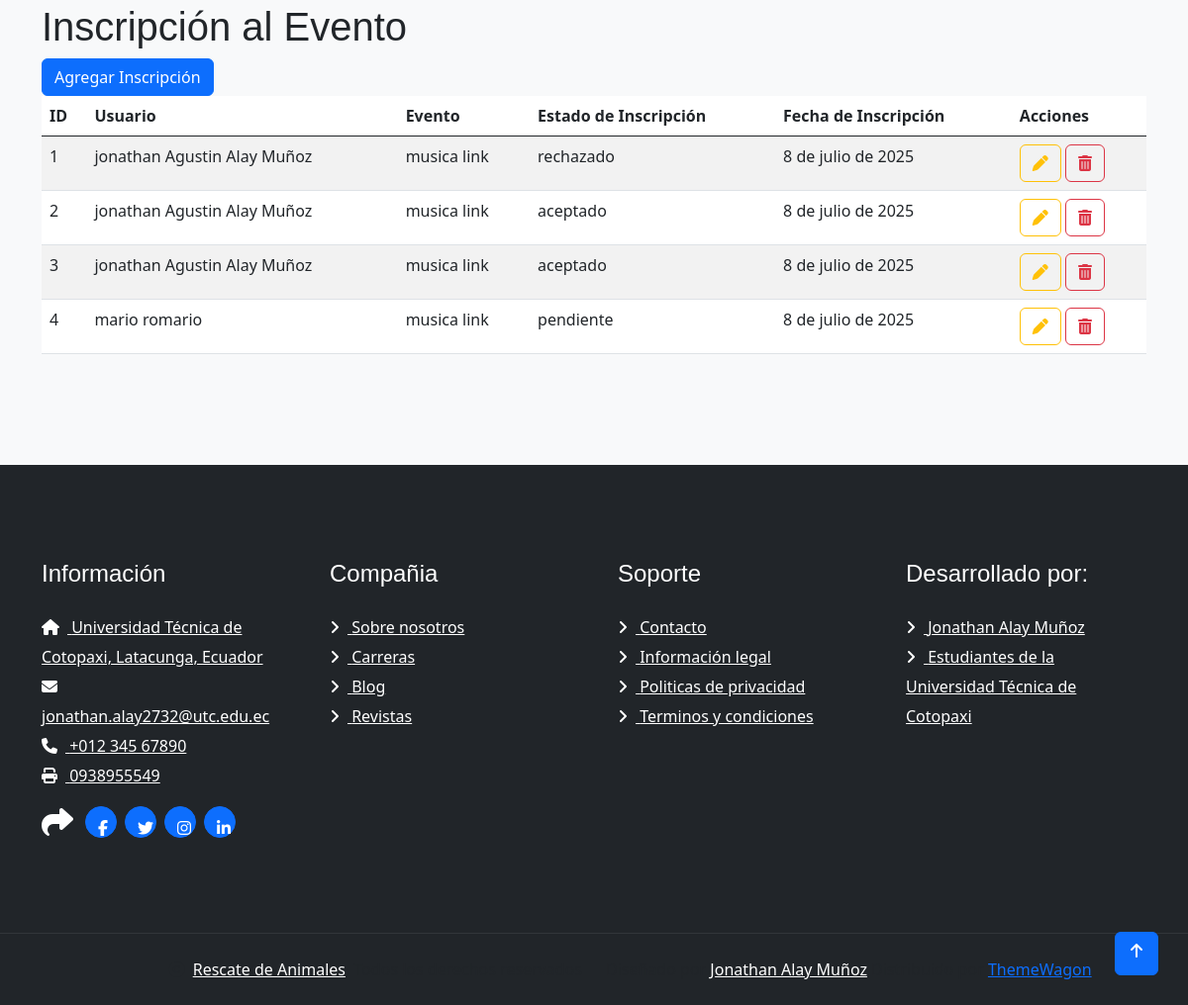
/inscripcion (lower part), run on an earlier commit of the app's database.
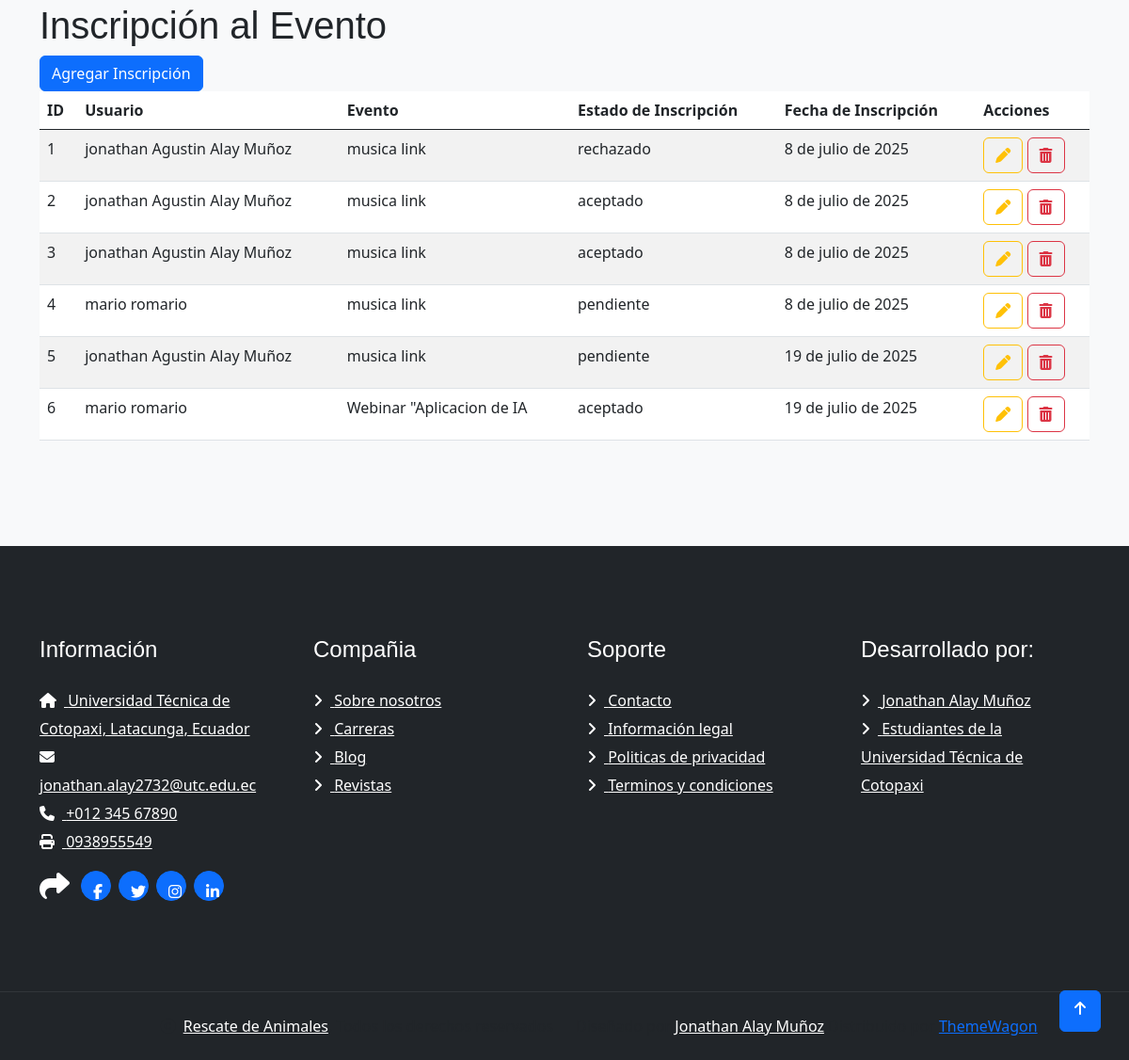
And on a later commit of the database.
### Aplicaciones/Eventos/models.py (models this page shows, shortened)
class Inscripcion(models.Model):
    usuario = models.ForeignKey(Usuario, on_delete=models.CASCADE)
    evento = models.ForeignKey(Evento, on_delete=models.CASCADE)
    estado = models.ForeignKey(EstadoInscripcion, on_delete=models.SET_NULL, null=True)
    fecha_inscripcion = models.DateField(auto_now_add=True)

class Usuario(models.Model):
    nombre_completo = models.CharField(max_length=100)
    correo = models.EmailField(unique=True)
    clave = models.CharField(max_length=100)
    tipo = models.CharField(max_length=20)  # estudiante, docente, admin
    carrera = models.ForeignKey(Carrera, on_delete=models.SET_NULL, null=True)
    semestre = models.CharField(max_length=10)
    def __str__(self):
        return self.nombre_completo

class Evento(models.Model):
    nombre = models.CharField(max_length=200)
    descripcion = models.TextField()
    fecha_inicio = models.DateField()
    fecha_fin = models.DateField()
    cupos = models.PositiveIntegerField()
    modalidad = models.ForeignKey(ModalidadEvento, on_delete=models.SET_NULL, null=True)
    organizador = models.ForeignKey(Usuario, on_delete=models.CASCADE, related_name='eventos_organizados')
    def __str__(self):
        return self.nombre

class EstadoInscripcion(models.Model):
    nombre = models.CharField(max_length=50)
    def __str__(self):
        return self.nombre

### Aplicaciones/Eventos/views.py (the view)
# urls.py: path('inscripcion', views.inscripcion, name='inscripcion'),
def inscripcion(request):
    inscripciones = Inscripcion.objects.all()
    return render(request, "inscripcion.html", {'inscripciones': inscripciones})

### Aplicaciones/Eventos/templates/inscripcion.html (shortened to what this page needs)
{% extends './plantilla.html'%}
{% load static %}
{% block contenido %}
<h1>Inscripción al Evento</h1>
<a href="/nuevaInscripcion" class="btn btn-primary">Agregar Inscripción</a>
<table class="table table-border table-striped table-hover" id ="tbl_lb_inscripciones">
    <thead>
        <tr>
            <th>ID</th>
            <th>Usuario</th>
            <th>Evento</th>
            <th>Estado de Inscripción</th>
            <th>Fecha de Inscripción</th>
            <th>Acciones</th>
        </tr>
    </thead>
    <tbody>
        {% for inscripcion in inscripciones %}
        <tr>
            <td>{{ inscripcion.id }}</td>
            <td>{{ inscripcion.usuario }}</td>
            <td>{{ inscripcion.evento }}</td>
            <td>{{ inscripcion.estado }}</td>
            <td>{{ inscripcion.fecha_inscripcion }}</td>
            <td>
                <a href="editarInscripcion/{{ inscripcion.id }}" class="btn btn-outline-warning">
                    <i class ="fa fa-pen"> </i>
                </a>
                <a href="#"
                onclick = "eliminarInscripcion('{{ inscripcion.id }}');"
                class="btn btn-outline-danger">
                    <i class ="fa fa-trash"> </i>
                </a>
            </td>
        </tr>
        {% endfor %}
    </tbody>
</table>
{% endblock %}

What changed in the data, as far as the page shows it:
added Inscripcion: id "5", usuario "jonathan Agustin Alay Muñoz", evento "musica link", estado "pendiente", fecha_inscripcion "19 de julio de 2025"
added Inscripcion: id "6", usuario "mario romario", evento "Webinar \"Aplicacion de IA", estado "aceptado", fecha_inscripcion "19 de julio de 2025"
